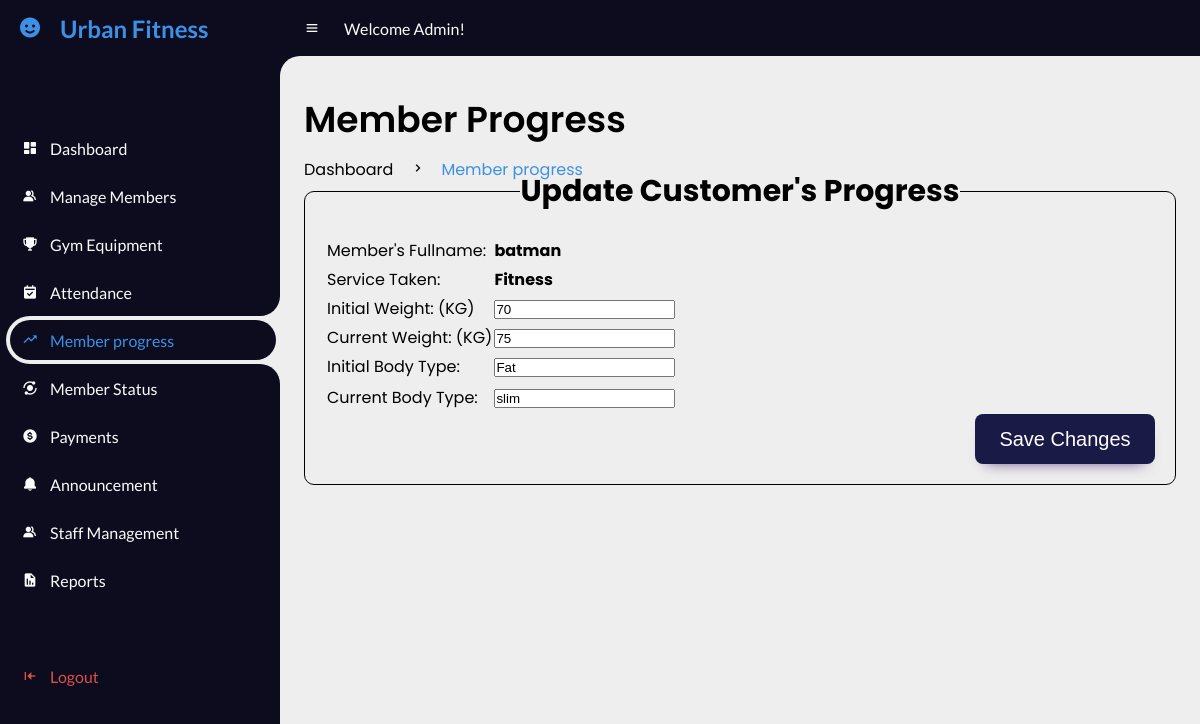
Screenshot of /UrbanFitness/1Admin/progressmbUpdate.php?id=39 (signed in) with the database file from the repository.
### tables this page shows
CREATE TABLE `members` (
  `user_id` int(11) NOT NULL,
  `fullname` varchar(20) NOT NULL,
  `email` varchar(20) NOT NULL,
  `password` varchar(100) NOT NULL,
  `gender` varchar(20) NOT NULL,
  `dor` date NOT NULL,
  `services` varchar(50) NOT NULL,
  `amount` int(100) NOT NULL,
  `paid_date` date NOT NULL,
  `p_year` int(11) NOT NULL,
  `plan` varchar(100) NOT NULL,
  `address` varchar(20) NOT NULL,
  `contact` varchar(100) NOT NULL,
  `status` varchar(20) NOT NULL DEFAULT 'Active',
  `attendance_count` int(100) NOT NULL,
  `ini_weight` int(100) NOT NULL DEFAULT 0,
  `curr_weight` int(100) NOT NULL DEFAULT 0,
  `ini_bodytype` varchar(50) NOT NULL,
  `curr_bodytype` varchar(50) NOT NULL,
  `progress_date` date NOT NULL,
  `reminder` int(11) NOT NULL DEFAULT 0
);

### UrbanFitness/1Admin/progressmbUpdate.php (the view, shortened to what this page needs)
<!DOCTYPE html>
<html lang="en">
<head>
    <link href='https://unpkg.com/boxicons@2.0.9/css/boxicons.min.css' rel='stylesheet'>
    <link rel="stylesheet" href="css/progressmb.css">
</head>
<body>
    <section id="sidebar">
        <a href="#" class="brand">
            <i class='bx bxs-smile'></i>
            <span class="text">Urban Fitness</span>
        </a>
        <ul class="side-menu top">
            <li>
                <a href="index.php">
                    <i class='bx bxs-dashboard'></i>
                    <span class="text">Dashboard</span>
                </a>
            </li>
            <li>
                <a href="managemb.php">
                    <i class='bx bxs-group'></i>
                    <span class="text">Manage Members</span>
                </a>
            </li>
            <li>
                <a href="managegym.php">
                    <i class='bx bxs-trophy'></i>
                    <span class="text">Gym Equipment</span>
                </a>
            </li>
            <li>
                <a href="attendance.php">
                    <i class='bx bxs-calendar-check'></i>
                    <span class="text">Attendance</span>
                </a>
            </li>
            <li class="active">
                <a href="progressmb.php">
                    <i class='bx bx-trending-up'></i>
                    <span class="text">Member progress</span>
                </a>
            </li>
            <li>
                <a href="statusmb.php">
                    <i class='bx bxs-analyse'></i>
                    <span class="text">Member Status</span>
                </a>
            </li>
            <li>
                <a href="paymentmb.php">
                    <i class='bx bxs-dollar-circle'></i>
                    <span class="text">Payments</span>
                </a>
            </li>
            <li>
                <a href="announcement.php">
                    <i class='bx bxs-bell'></i>
                    <span class="text">Announcement</span>
                </a>
            </li>
            <li>
                <a href="managestaff.php">
                    <i class='bx bxs-group'></i>
                    <span class="text">Staff Management</span>
                </a>
            </li>
            <li>
                <a href="report.php">
                    <i class='bx bxs-report'></i>
                    <span class="text">Reports</span>
                </a>
            </li>
        </ul>
        <ul class="side-menu">
            <li>
                <a href="../logout.php" class="logout">
                    <i class='bx bxs-arrow-to-left'></i>
                    <span class="text">Logout</span>
                </a>
            </li>
        </ul>
    </section>
    <section id="content">
        <nav>
            <i class='bx bx-menu'></i>
            <a class="nav-link">Welcome Admin!</a>
        </nav>
        <main>
            <div class="head-title">
                <div class="left">
                    <h1>Member Progress</h1>
                    <ul class="breadcrumb">
                        <li>
                            <a href="#">Dashboard</a>
                        </li>
                        <li><i class='bx bx-chevron-right'></i></li>
                        <li>
                            <a class="active" href="progressmb.php">Member progress</a>
                        </li>
                    </ul>
                </div>
            </div>
            <?php
            include 'dbcon.php';
            $id = $_GET['id'];
            $qry = "select * from members where user_id='$id'";
            $result = mysqli_query($conn, $qry);
            while ($row = mysqli_fetch_array($result)) {
            ?>
                <div id="content2">
                    <div id="content2-header">
                        <br>
                    </div>
                    <div class="container-fluid" style="margin-top:-38px;">
                        <div class="row-fluid">
                            <div class="span12">
                            <fieldset>
                            <legend><h1 class="text-center">Update Customer's Progress <i class="fas fa-signal"></i></h1></legend>
                                <div class="widget-box">
                                    <div class="widget-content">
                                        <div class="row-fluid">
                                            <div class="span8">
                                                <table class="table table-bordered table-invoice">
                                                    <tbody>
                                                        <form action="progressmbReq.php" method="POST">
                                                            <tr>
                                                            <tr>
                                                                <td class="width30">Member's Fullname:</td>
                                                                <td class="width70">
                                                                    <strong><?php echo $row['fullname']; ?></strong>
                                                                </td>
                                                            </tr><tr></tr>
                                                            <tr>
                                                                <td>Service Taken:</td>
                                                                <td><strong><?php echo $row['services']; ?></strong></td>
                                                            </tr><tr></tr>
                                                            <tr>
                                                                <td>Initial Weight: (KG)</td>
                                                                <td><input id="weight" required type="number" name="ini_weight" value='<?php echo $row['ini_weight']; ?>' /></td>
                                                            </tr><tr></tr>
                                                            <tr>
                                                                <td>Current Weight: (KG)</td>
                                                                <td><input id="weight" required type="number" name="curr_weight" value='<?php echo $row['curr_weight']; ?>' /></td>
                                                            </tr><tr></tr>
                                                            <tr>
                                                                <td>Initial Body Type:</td>
                                                                <td><input id="ini_bodytype" required type="text" name="ini_bodytype" value='<?php echo $row['ini_bodytype']; ?>' /></td>
                                                            </tr><tr></tr>
                                            </div>
                                            <tr>
                                                <td>Current Body Type:</td>
                                                <td><input id="curr_bodytype" required type="text" name="curr_bodytype" value='<?php echo $row['curr_bodytype']; ?>' /></td>
                                            </tr><tr></tr>
                                        </div>
                                    </div>
                                </div>
                                <div class="row-fluid">
                                    <div class="span12">
                                        <div class="text-center">
                                            <button class="btn-primary btn-large" type="SUBMIT" href="">Save
                                                Changes</button>
                                        </div>
                                        </fieldset>
                                    </div>
                                </div>
                            <?php
                        }
                            ?>
                            </div>
                        </div>
        </main>
    </section>
</body>
</html>

### UrbanFitness/1Admin/css/progressmb.css (style rules this page uses)
* { margin: 0; padding: 0; box-sizing: border-box; }
a { text-decoration: none; }
li { list-style: none; }
:root { --poppins: 'Poppins', sans-serif; --lato: 'Lato', sans-serif; --light: #0C0C1E; --blue: #3C91E6; --light-blue: #CFE8FF; --grey: #060714; --dark-grey: #AAAAAA; --dark: #FBFBFB; --red: #DB504A; --yellow: #FFCE26; --light-yellow: #FFF2C6; --orange: #FD7238; --light-orange: #FFE0D3; --light-green: hsl(160, 67%, 74%); }
html { overflow-x: hidden; }
body { background: #eee; overflow-x: hidden; }
#sidebar { position: fixed; top: 0; left: 0; width: 280px; height: 100%; background: var(--light); z-index: 2000; font-family: var(--lato); transition: .3s ease; overflow-x: hidden; scrollbar-width: none; }
#sidebar .brand { font-size: 24px; font-weight: 700; height: 56px; display: flex; align-items: center; color: var(--blue); position: sticky; top: 0; left: 0; background: var(--light); z-index: 500; padding-bottom: 20px; box-sizing: content-box; }
#sidebar .brand .bx { min-width: 60px; display: flex; justify-content: center; }
#sidebar .side-menu { width: 100%; margin-top: 48px; }
#sidebar .side-menu li { height: 48px; background: transparent; margin-left: 6px; border-radius: 48px 0 0 48px; padding: 4px; }
#sidebar .side-menu li.active { background: #eee; position: relative; }
#sidebar .side-menu li.active::before { content: ''; position: absolute; width: 40px; height: 40px; border-radius: 50%; top: -40px; right: 0; box-shadow: 20px 20px 0 #eee; z-index: -1; }
#sidebar .side-menu li.active::after { content: ''; position: absolute; width: 40px; height: 40px; border-radius: 50%; bottom: -40px; right: 0; box-shadow: 20px -20px 0 #eee; z-index: -1; }
#sidebar .side-menu li a { width: 100%; height: 100%; background: var(--light); display: flex; align-items: center; border-radius: 48px; font-size: 16px; color: var(--dark); white-space: nowrap; overflow-x: hidden; }
#sidebar .side-menu.top li.active a { color: var(--blue); }
#sidebar .side-menu li a.logout { color: var(--red); }
#sidebar .side-menu li a .bx { min-width: calc(60px - ((4px + 6px) * 2)); display: flex; justify-content: center; }
#content { position: sticky; width: calc(100% - 280px); left: 280px; transition: .3s ease; }
#content nav { height: 56px; background: var(--light); padding: 0 24px; display: flex; align-items: center; grid-gap: 24px; font-family: var(--lato); position: sticky; top: 0; left: 0; z-index: 1000; }
#content nav::before { content: ''; position: absolute; width: 40px; height: 40px; bottom: -40px; left: 0; border-radius: 50%; box-shadow: -20px -20px 0 var(--light); }
#content nav a { color: var(--dark); }
#content nav .bx.bx-menu { cursor: pointer; color: var(--dark); }
#content nav .nav-link { font-size: 16px; transition: .3s ease; }
#content main { width: 100%; padding: 36px 24px; font-family: var(--poppins); max-height: calc(100vh - 56px); overflow-y: auto; }
#content main .head-title { display: flex; align-items: center; justify-content: space-between; grid-gap: 16px; flex-wrap: wrap; }
#content main .head-title .left h1 { font-size: 36px; font-weight: 600; margin-bottom: 10px; color: black; }
#content main .head-title .left .breadcrumb { display: flex; align-items: center; grid-gap: 16px; }
#content main .head-title .left .breadcrumb li { color: black; }
#content main .head-title .left .breadcrumb li a { color: black; pointer-events: none; }
#content main .head-title .left .breadcrumb li a.active { color: var(--blue); pointer-events: unset; }

### UrbanFitness/1Admin/progressmbUpdate.php (style rules this page uses)
fieldset { border: 1px solid #000; border-radius: 10px; padding: 20px; }
legend { font-weight: bold; font-size: 20px; text-align: center; }
.btn-primary { border: none; padding: 10px; border-radius: 8px; width: 180px; height: 50px; background: #1a1a47; color: #fff; font-size: 20px; -webkit-box-shadow: 0px 9px 15px -11px rgba(88, 54, 114, 1); -moz-box-shadow: 0px 9px 15px -11px rgba(88, 54, 114, 1); box-shadow: 0px 9px 15px -11px rgba(88, 54, 114, 1); float: right; }

### rows the page displays
members: fullname "batman", services "Fitness", ini_weight "70", curr_weight "75", ini_bodytype "Fat", curr_bodytype "slim"
